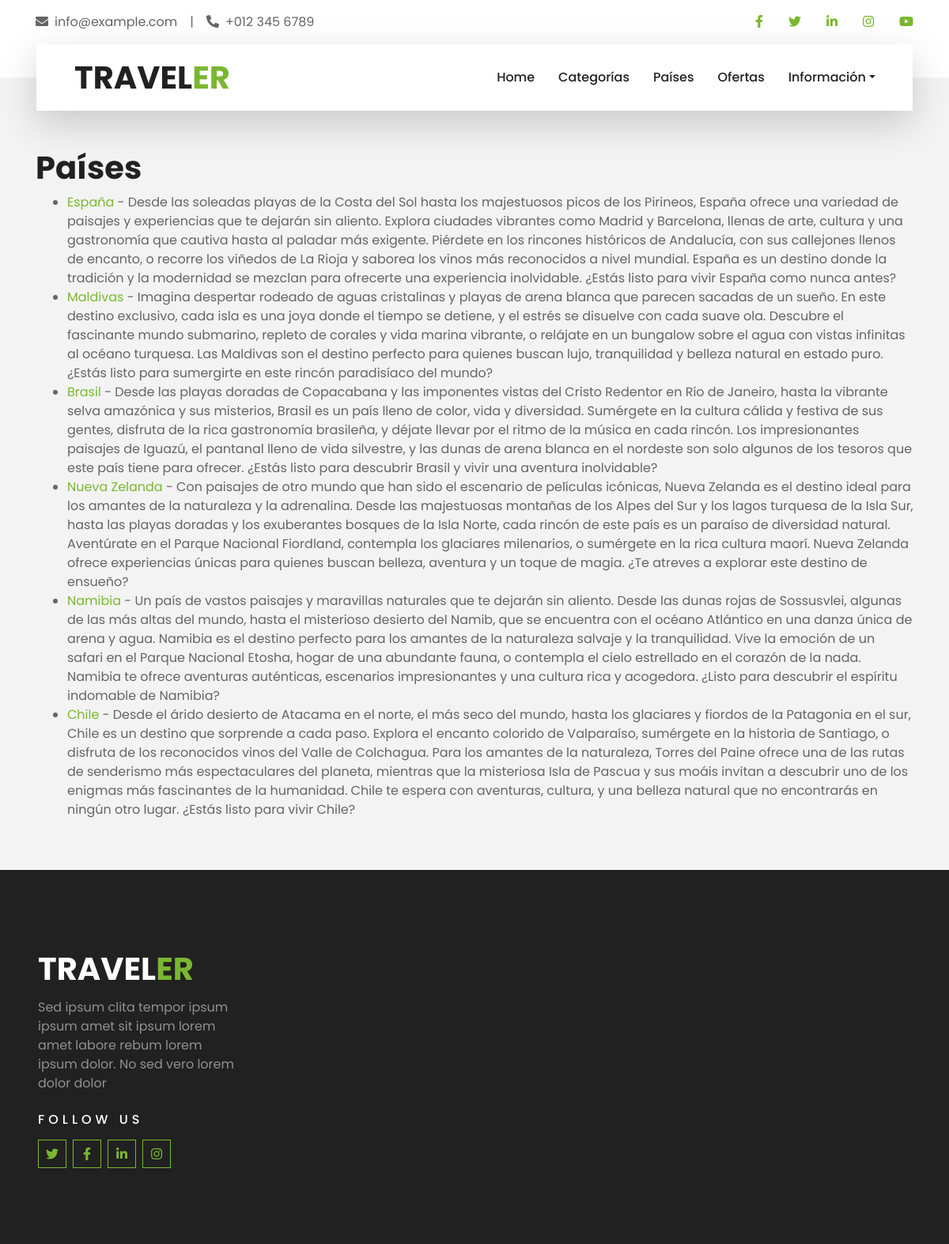
/paises/, run on the app's committed database.
### travelOffersApp/models.py (models this page shows, shortened)
class Pais(models.Model):
    nombre = models.CharField(primary_key=True, max_length=100)
    descripcion = models.TextField()
    continente = models.CharField(max_length=100)
    image = models.ImageField(upload_to='img/', blank=True, null=True, )

### travelOffersApp/views.py (the view)
# urls.py: path('paises/', views.paises, name='paises'),
def paises(request):
    paises = Pais.objects.all()
    return render(request, 'paises.html', {'paises': paises})

### travelOffersApp/templates/paises.html (shortened to what this page needs)
{% extends "base.html" %}
{% block content %}
    <h1>Países</h1>
    <ul>
        {% for pais in paises %}
            <li>
                <a href="{% url 'pais' pais.nombre %}">{{ pais.nombre }}</a>
                - {{ pais.descripcion }}
            </li>
        {% endfor %}
    </ul>
{% endblock %}

### data on the page
Pais: nombre "España", descripcion "Desde las soleadas playas de la Costa del Sol hasta los majestuosos picos de los Pirineos, España ofrece una variedad de paisajes y experiencias que te dejarán sin aliento. Explora ciudades vibrantes como Madrid y Barcelona, llenas de arte, cultura y una gastronomía que cautiva hasta al paladar más exigente. Piérdete en los rincones históricos de Andalucía, con sus callejones llenos de encanto, o recorre los viñedos de La Rioja y saborea los vinos más reconocidos a nivel mundial. España es un destino donde la tradición y la modernidad se mezclan para ofrecerte una experiencia inolvidable. ¿Estás listo para vivir España como nunca antes?"
Pais: nombre "Maldivas", descripcion "Imagina despertar rodeado de aguas cristalinas y playas de arena blanca que parecen sacadas de un sueño. En este destino exclusivo, cada isla es una joya donde el tiempo se detiene, y el estrés se disuelve con cada suave ola. Descubre el fascinante mundo submarino, repleto de corales y vida marina vibrante, o relájate en un bungalow sobre el agua con vistas infinitas al océano turquesa. Las Maldivas son el destino perfecto para quienes buscan lujo, tranquilidad y belleza natural en estado puro. ¿Estás listo para sumergirte en este rincón paradisíaco del mundo?"
Pais: nombre "Brasil", descripcion "Desde las playas doradas de Copacabana y las imponentes vistas del Cristo Redentor en Río de Janeiro, hasta la vibrante selva amazónica y sus misterios, Brasil es un país lleno de color, vida y diversidad. Sumérgete en la cultura cálida y festiva de sus gentes, disfruta de la rica gastronomía brasileña, y déjate llevar por el ritmo de la música en cada rincón. Los impresionantes paisajes de Iguazú, el pantanal lleno de vida silvestre, y las dunas de arena blanca en el nordeste son solo algunos de los tesoros que este país tiene para ofrecer. ¿Estás listo para descubrir Brasil y vivir una aventura inolvidable?"
Pais: nombre "Nueva Zelanda", descripcion "Con paisajes de otro mundo que han sido el escenario de películas icónicas, Nueva Zelanda es el destino ideal para los amantes de la naturaleza y la adrenalina. Desde las majestuosas montañas de los Alpes del Sur y los lagos turquesa de la Isla Sur, hasta las playas doradas y los exuberantes bosques de la Isla Norte, cada rincón de este país es un paraíso de diversidad natural. Aventúrate en el Parque Nacional Fiordland, contempla los glaciares milenarios, o sumérgete en la rica cultura maorí. Nueva Zelanda ofrece experiencias únicas para quienes buscan belleza, aventura y un toque de magia. ¿Te atreves a explorar este destino de ensueño?"
Pais: nombre "Namibia", descripcion "Un país de vastos paisajes y maravillas naturales que te dejarán sin aliento. Desde las dunas rojas de Sossusvlei, algunas de las más altas del mundo, hasta el misterioso desierto del Namib, que se encuentra con el océano Atlántico en una danza única de arena y agua. Namibia es el destino perfecto para los amantes de la naturaleza salvaje y la tranquilidad. Vive la emoción de un safari en el Parque Nacional Etosha, hogar de una abundante fauna, o contempla el cielo estrellado en el corazón de la nada. Namibia te ofrece aventuras auténticas, escenarios impresionantes y una cultura rica y acogedora. ¿Listo para descubrir el espíritu indomable de Namibia?"
Pais: nombre "Chile", descripcion "Desde el árido desierto de Atacama en el norte, el más seco del mundo, hasta los glaciares y fiordos de la Patagonia en el sur, Chile es un destino que sorprende a cada paso. Explora el encanto colorido de Valparaíso, sumérgete en la historia de Santiago, o disfruta de los reconocidos vinos del Valle de Colchagua. Para los amantes de la naturaleza, Torres del Paine ofrece una de las rutas de senderismo más espectaculares del planeta, mientras que la misteriosa Isla de Pascua y sus moáis invitan a descubrir uno de los enigmas más fascinantes de la humanidad. Chile te espera con aventuras, cultura, y una belleza natural que no encontrarás en ningún otro lugar. ¿Estás listo para vivir Chile?"
